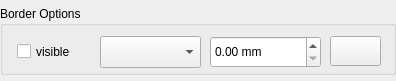
<?xml version="1.0" encoding="UTF-8"?>
<ui version="4.0">
 <class>NCRDBorderPanelUI</class>
 <widget class="QWidget" name="NCRDBorderPanelUI">
  <property name="geometry">
   <rect>
    <x>0</x>
    <y>0</y>
    <width>396</width>
    <height>81</height>
   </rect>
  </property>
  <property name="windowTitle">
   <string>Form</string>
  </property>
  <layout class="QGridLayout" name="gridLayout" columnstretch="0,0">
   <property name="leftMargin">
    <number>0</number>
   </property>
   <property name="topMargin">
    <number>6</number>
   </property>
   <property name="rightMargin">
    <number>0</number>
   </property>
   <property name="bottomMargin">
    <number>6</number>
   </property>
   <property name="verticalSpacing">
    <number>3</number>
   </property>
   <item row="0" column="1">
    <widget class="QGroupBox" name="gbVisOpt">
     <property name="title">
      <string>Border Options</string>
     </property>
     <widget class="NCRDLineStyleCombo" name="comboLineStyle">
      <property name="geometry">
       <rect>
        <x>100</x>
        <y>30</y>
        <width>101</width>
        <height>32</height>
       </rect>
      </property>
     </widget>
     <widget class="QCheckBox" name="cbBorderVisible">
      <property name="geometry">
       <rect>
        <x>17</x>
        <y>32</y>
        <width>75</width>
        <height>27</height>
       </rect>
      </property>
      <property name="text">
       <string>visible</string>
      </property>
     </widget>
     <widget class="QDoubleSpinBox" name="spinLineWidth">
      <property name="geometry">
       <rect>
        <x>210</x>
        <y>30</y>
        <width>111</width>
        <height>32</height>
       </rect>
      </property>
      <property name="suffix">
       <string> mm</string>
      </property>
      <property name="maximum">
       <double>10.000000000000000</double>
      </property>
      <property name="singleStep">
       <double>0.050000000000000</double>
      </property>
     </widget>
     <widget class="QPushButton" name="borderColorButton">
      <property name="geometry">
       <rect>
        <x>330</x>
        <y>30</y>
        <width>51</width>
        <height>30</height>
       </rect>
      </property>
      <property name="text">
       <string/>
      </property>
     </widget>
    </widget>
   </item>
  </layout>
 </widget>
 <customwidgets>
  <customwidget>
   <class>NCRDLineStyleCombo</class>
   <extends>QComboBox</extends>
   <header>ncrdlinestylecombo.h</header>
  </customwidget>
 </customwidgets>
 <resources/>
 <connections/>
</ui>
